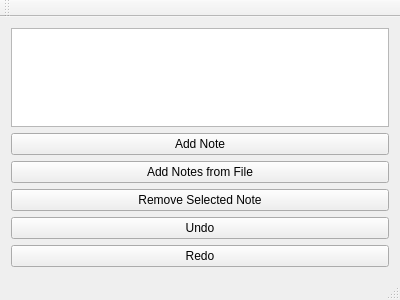
<?xml version="1.0" encoding="UTF-8"?>
<ui version="4.0">
 <class>NoteMainWindow</class>
 <widget class="QMainWindow" name="NoteMainWindow">
  <property name="geometry">
   <rect>
    <x>0</x>
    <y>0</y>
    <width>400</width>
    <height>300</height>
   </rect>
  </property>
  <widget class="QWidget" name="centralWidget">
   <layout class="QVBoxLayout" name="noteVerticalLayout">
    <item>
     <widget class="QListWidget" name="noteListWidget"/>
    </item>
    <item>
     <widget class="QPushButton" name="noteAddButton">
      <property name="text">
       <string>Add Note</string>
      </property>
     </widget>
    </item>
    <item>
        <widget class="QPushButton" name="addNotesFromFileButton">
            <property name="text">
                <string>Add Notes from File</string>
            </property>
        </widget>
    </item>
    <item>
     <widget class="QPushButton" name="noteRemoveButton">
      <property name="text">
       <string>Remove Selected Note</string>
      </property>
     </widget>
    </item>
    <item>
     <widget class="QPushButton" name="noteUndoButton">
      <property name="text">
       <string>Undo</string>
      </property>
     </widget>
    </item>
    <item>
     <widget class="QPushButton" name="noteRedoButton">
      <property name="text">
       <string>Redo</string>
      </property>
     </widget>
    </item>
   </layout>
  </widget>
  <widget class="QMenuBar" name="noteMenuBar">
   <property name="geometry">
    <rect>
     <x>0</x>
     <y>0</y>
     <width>400</width>
     <height>17</height>
    </rect>
   </property>
  </widget>
  <widget class="QToolBar" name="noteMainToolBar">
   <attribute name="toolBarArea">
    <enum>TopToolBarArea</enum>
   </attribute>
   <attribute name="toolBarBreak">
    <bool>false</bool>
   </attribute>
  </widget>
  <widget class="QStatusBar" name="noteStatusBar"/>
 </widget>
 <layoutdefault spacing="6" margin="11"/>
 <resources/>
 <connections/>
</ui>
